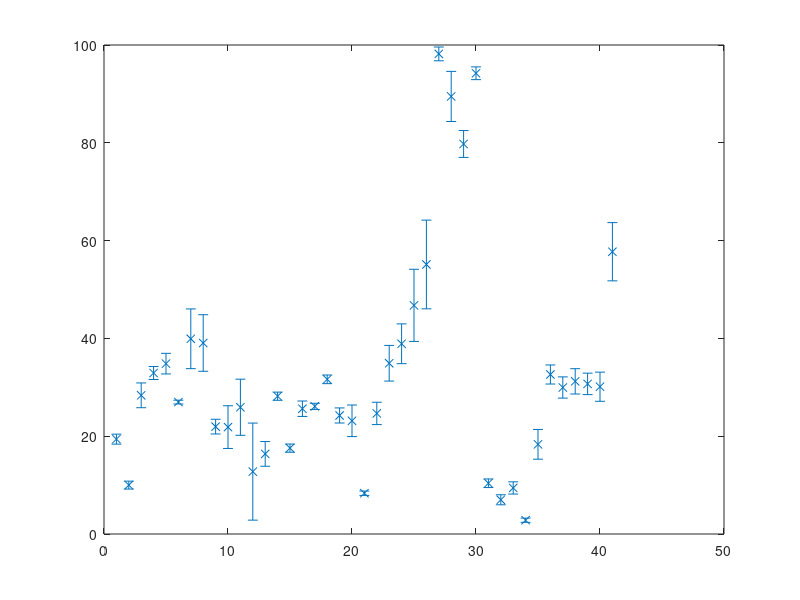

The MATLAB script that drew this image:
%% Plots the mean of the parameteres measured and their standard deviation
function [P] = plotmeasurements()

%% Mean computed in the ods file given
P=[19.4;
    10;
    28.36;
    32.92;
    34.84;
    26.98;
    39.92;
    39.06;
    21.96;
    21.86;
    25.92;
    12.76;
    16.38;
    28.18;
    17.56;
    25.62;
    26.1;
    31.63;
    24.24;
    23.15;
    8.34;
    24.66;
    34.92;
    38.9;
    46.76;
    55.12;
    98.18;
    89.48;
    79.76;
    94.22;
    10.38;
    7;
    9.42;
    2.82;
    18.34;
    32.62;
    29.96;
    31.22;
    30.7;
    30.12;
    57.725];

% Standard deviation computed from the ods file given
std=[
    1.019803903;
    0.8093207028;
    2.532390175;
    1.325518766;
    2.107842499;
    0.3898717738;
    6.106308214;
    5.784289066;
    1.504327092;
    4.366119559;
    5.738640954;
    9.92537153;
    2.526262061;
    0.8348652586;
    0.8414273587;
    1.577022511;
    0.6284902545;
    0.882892972;
    1.543696861;
    3.228002478;
    0.4449719092;
    2.283199509;
    3.645819524;
    4.068169121;
    7.375838935;
    9.069013177;
    1.407835218;
    5.123670559;
    2.746452257;
    1.302689526;
    0.8786353055;
    1.027131929;
    1.249799984;
    0.4324349662;
    3.041874422;
    1.948589233;
    2.170944495;
    2.587856256;
    2.196588264;
    2.982783935;
    5.952800461;
    ];

%% Plots the values
errorbar(P,std,'x')

end
